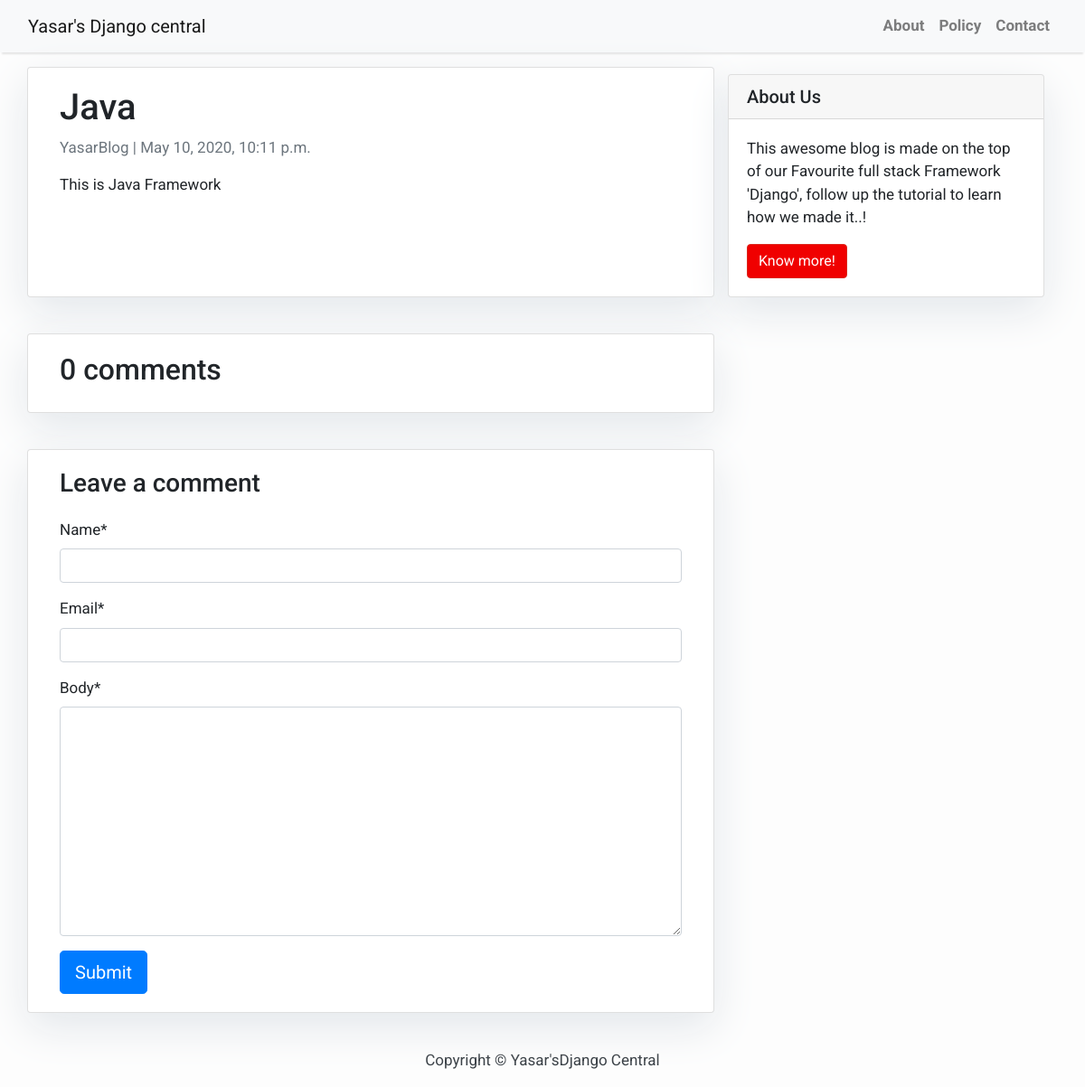
Page /Java/ on the committed database.
### BlogApp/models.py (models this page shows, shortened)
class Post(models.Model):
    title = models.CharField(max_length=200, unique=True)
    slug = models.SlugField(max_length=200, unique=True)
    author = models.ForeignKey(User, on_delete= models.CASCADE,related_name='blog_posts')
    updated_on = models.DateTimeField(auto_now= True)
    content = models.TextField()
    created_on = models.DateTimeField(auto_now_add=True)
    status = models.IntegerField(choices=STATUS, default=0)
    class Meta:
        ordering = ['-created_on']

### BlogApp/views.py (the view)
# urls.py: path('<slug:slug>/', views.post_detail, name='post_detail')
def post_detail(request, slug):
    template_name = 'post_detail2.html'
    post = get_object_or_404(Post, slug=slug)
    comments = post.comments.filter(active=True)
    new_comment = None
    if request.method == 'POST':
        comment_form = CommentForm(data=request.POST)
        if comment_form.is_valid():
            new_comment = comment_form.save(commit=False)
            new_comment.post = post
            new_comment.save()
    else:
        comment_form = CommentForm()
    return render(request, template_name, {'post': post,
                                           'comments': comments,
                                           'new_comment': new_comment,
                                           'comment_form': comment_form})

### BlogApp/forms.py
class CommentForm(forms.ModelForm):
    class Meta:
        model = Comment
        fields = ('name', 'email', 'body')

### BlogApp/templates/post_detail2.html (shortened to what this page needs)
{% extends 'base.html' %} {% block content %}
<div class="container">
  <div class="row">
    <div class="col-md-8 card mb-4  mt-3 left  top">
      <div class="card-body">
        <h1>{% block title %} {{ post.title }} {% endblock title %}</h1>
        <p class=" text-muted">{{ post.author }} | {{ post.created_on }}</p>
        <p class="card-text ">{{ post.content | safe }}</p>
      </div>
    </div>
    {% block sidebar %} {% include 'sidebar.html' %} {% endblock sidebar %}
    <div class="col-md-8 card mb-4  mt-3 ">
      <div class="card-body">
        <h2>{{ comments.count }} comments</h2>
      </div>
    </div>
    <div class="col-md-8 card mb-4  mt-3 ">
      <div class="card-body">
        {% if new_comment %}
        <div class="alert alert-success" role="alert">
          Your comment is awaiting moderation
        </div>
        {% else %}
        <h3>Leave a comment</h3>
        {% load crispy_forms_tags %}
        <form method="post" style="margin-top: 1.3em;">
        {{ comment_form | crispy }}
          <button type="submit" class="btn btn-primary  btn-lg">Submit</button>
        </form>
        {% endif %}
      </div>
    </div>
  </div>
</div>
{% endblock content %}

### BlogApp/templates/base.html (style rules this page uses)
body { font-family: "Roboto", sans-serif; font-size: 17px; background-color: #fdfdfd; }

### BlogApp/templates/sidebar.html (style rules this page uses)
.card { box-shadow: 0 16px 48px #E3E7EB; }

### rows in the picture
Post: title "Java", author "YasarBlog", created_on "May 10, 2020, 10:11 p.m.", content "This is Java Framework"

### other values in the picture
{{ comments.count }} "0"
